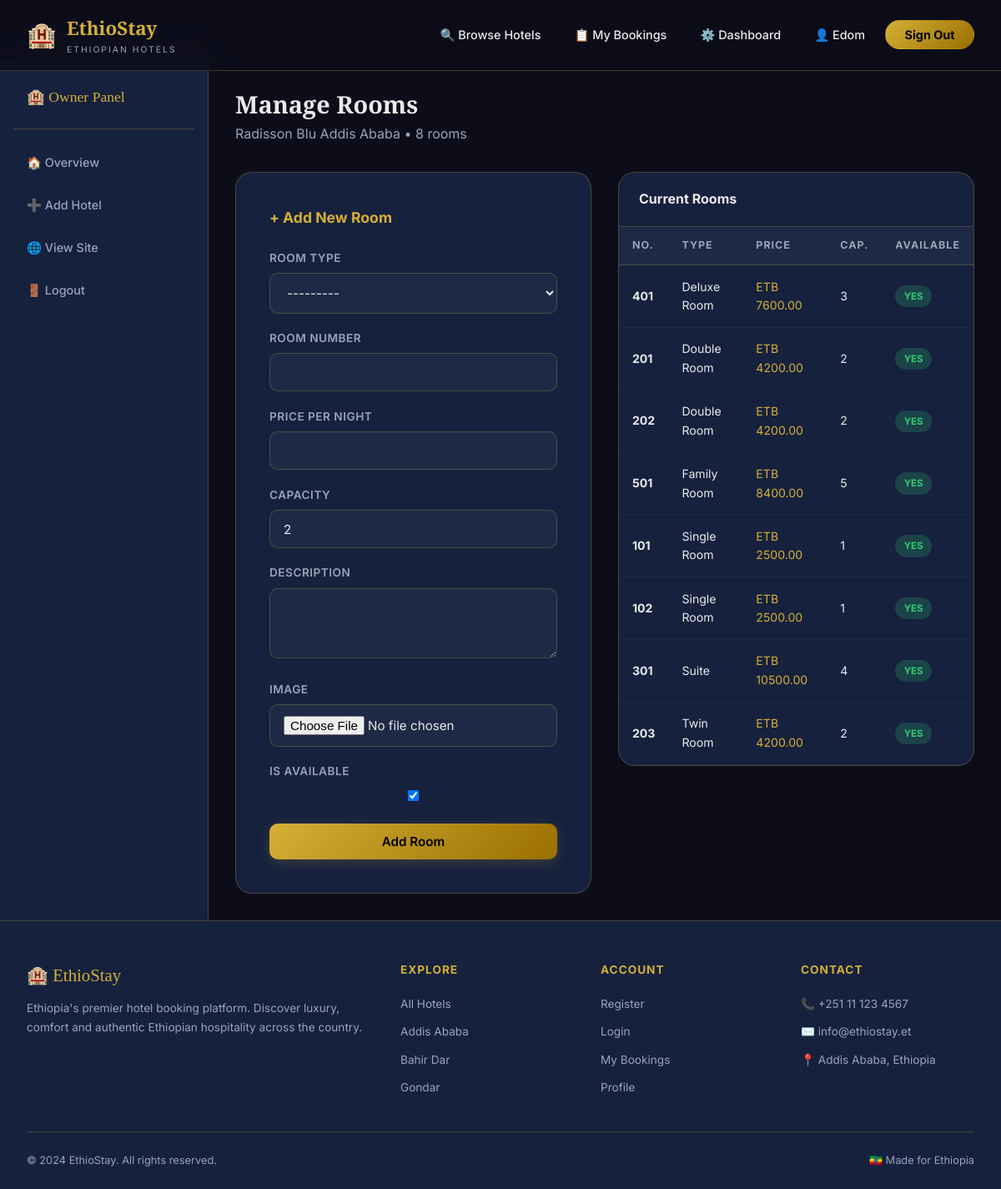
The app's page /dashboard/owner/rooms/2/ (signed in) with its own data.
### hotels/models.py (models this page shows, shortened)
class Hotel(models.Model):
    STAR_CHOICES = [(i, f'{i} Star') for i in range(1, 6)]
    name = models.CharField(max_length=200)
    city = models.ForeignKey(City, on_delete=models.CASCADE, related_name='hotels')
    address = models.CharField(max_length=300)
    description = models.TextField()
    star_rating = models.IntegerField(choices=STAR_CHOICES, default=3)
    price_per_night = models.DecimalField(max_digits=10, decimal_places=2)
    thumbnail = models.ImageField(upload_to='hotels/', blank=True, null=True)
    owner = models.ForeignKey(User, on_delete=models.CASCADE, related_name='owned_hotels')
    amenities = models.TextField(blank=True, help_text='Comma-separated amenities')
    phone = models.CharField(max_length=20, blank=True)
    email = models.EmailField(blank=True)
    is_active = models.BooleanField(default=True)
    created_at = models.DateTimeField(auto_now_add=True)
    updated_at = models.DateTimeField(auto_now=True)
    class Meta:
        ordering = ['-created_at']

class Room(models.Model):
    ROOM_TYPE_CHOICES = [
        ('single', 'Single Room'),
        ('double', 'Double Room'),
        ('twin', 'Twin Room'),
        ('suite', 'Suite'),
        ('deluxe', 'Deluxe Room'),
        ('family', 'Family Room'),
    ]
    hotel = models.ForeignKey(Hotel, on_delete=models.CASCADE, related_name='rooms')
    room_type = models.CharField(max_length=20, choices=ROOM_TYPE_CHOICES)
    room_number = models.CharField(max_length=10)
    price_per_night = models.DecimalField(max_digits=10, decimal_places=2)
    capacity = models.IntegerField(default=2, validators=[MinValueValidator(1), MaxValueValidator(10)])
    description = models.TextField(blank=True)
    is_available = models.BooleanField(default=True)
    image = models.ImageField(upload_to='rooms/', blank=True, null=True)
    class Meta:
        unique_together = ['hotel', 'room_number']
        ordering = ['room_type', 'price_per_night']

### dashboard/views.py (the view)
    def wrapper(request, *args, **kwargs):
        if not request.user.is_authenticated:
            return redirect('login')
        try:
            profile = request.user.profile
            if profile.role not in ['hotel_owner', 'admin'] and not request.user.is_staff:
                messages.error(request, 'Access denied. Owner or Admin privileges required.')
                return redirect('home')
        except:
            messages.error(request, 'Profile not found.')
            return redirect('home')
        return view_func(request, *args, **kwargs)

### hotels/forms.py
class RoomForm(forms.ModelForm):
    class Meta:
        model = Room
        fields = ['room_type', 'room_number', 'price_per_night', 'capacity', 'description', 'image', 'is_available']
        widgets = {
            'description': forms.Textarea(attrs={'rows': 3}),
        }

### dashboard/views.py (called while the page is built)
def owner_or_admin_required(view_func):
    def wrapper(request, *args, **kwargs):
        if not request.user.is_authenticated:
            return redirect('login')
        try:
            profile = request.user.profile
            if profile.role not in ['hotel_owner', 'admin'] and not request.user.is_staff:
                messages.error(request, 'Access denied. Owner or Admin privileges required.')
                return redirect('home')
        except:
            messages.error(request, 'Profile not found.')
            return redirect('home')
        return view_func(request, *args, **kwargs)
    wrapper.__name__ = view_func.__name__
    return wrapper

@owner_or_admin_required
def manage_rooms(request, hotel_id):
    hotel = get_object_or_404(Hotel, pk=hotel_id)
    if not request.user.is_staff and hotel.owner != request.user:
        messages.error(request, 'You can only manage your own hotel rooms.')
        return redirect('owner_dashboard')
    rooms = hotel.rooms.all()
    if request.method == 'POST':
        form = RoomForm(request.POST, request.FILES)
        if form.is_valid():
            room = form.save(commit=False)
            room.hotel = hotel
            room.save()
            messages.success(request, f'Room {room.room_number} added successfully!')
            return redirect('manage_rooms', hotel_id=hotel_id)
    else:
        form = RoomForm()
    return render(request, 'dashboard/manage_rooms.html', {'hotel': hotel, 'rooms': rooms, 'form': form})

### templates/dashboard/manage_rooms.html (shortened to what this page needs)
{% extends 'base.html' %}
{% block content %}
<div class="dash-layout">
  <div class="dash-sidebar">
    <div class="dash-logo">🏨 Owner Panel</div>
    <nav class="dash-nav">
      <a href="{% url 'owner_dashboard' %}">🏠 Overview</a>
      <a href="{% url 'add_hotel' %}">➕ Add Hotel</a>
      <a href="{% url 'home' %}">🌐 View Site</a>
      <a href="{% url 'logout' %}">🚪 Logout</a>
    </nav>
  </div>
  <div class="dash-main">
    <div style="margin-bottom:2rem;">
      <h1 style="font-family:'Playfair Display',serif;font-size:1.8rem;">Manage Rooms</h1>
      <p style="color:var(--text-muted);">{{ hotel.name }} &bull; {{ rooms.count }} room{{ rooms.count|pluralize }}</p>
    </div>
    <div style="display:grid;grid-template-columns:1fr 1fr;gap:2rem;align-items:start;">
      <div class="form-card" style="max-width:100%;">
        <h2 style="font-size:1.1rem;font-weight:700;margin-bottom:1.5rem;color:var(--gold);">+ Add New Room</h2>
        <form method="post" enctype="multipart/form-data">
          {% for field in form %}
          <div class="form-group">
            <label>{{ field.label }}</label>
            {{ field }}
          </div>
          {% endfor %}
          <button type="submit" class="btn btn-primary btn-block">Add Room</button>
        </form>
      </div>
      <div>
        <div class="table-card">
          <div class="table-card-header"><h3>Current Rooms</h3></div>
          <table class="data-table">
            <thead><tr><th>No.</th><th>Type</th><th>Price</th><th>Cap.</th><th>Available</th></tr></thead>
            <tbody>
              {% for room in rooms %}
              <tr>
                <td><strong>{{ room.room_number }}</strong></td>
                <td>{{ room.get_room_type_display }}</td>
                <td style="color:var(--gold);">ETB {{ room.price_per_night }}</td>
                <td>{{ room.capacity }}</td>
                <td>{% if room.is_available %}<span class="badge badge-confirmed">Yes</span>{% else %}<span class="badge badge-cancelled">No</span>{% endif %}</td>
              </tr>
              {% empty %}
              <tr><td colspan="5" style="text-align:center;color:var(--text-muted);padding:2rem;">No rooms added yet.</td></tr>
              {% endfor %}
            </tbody>
          </table>
        </div>
      </div>
    </div>
  </div>
</div>
{% endblock %}

### templates/base.html (shortened to what this page needs)
<!DOCTYPE html>
<html lang="en">
<head>
  {% load static %}
  <link rel="stylesheet" href="{% static 'css/style.css' %}">
</head>
<body>
<nav class="navbar" id="navbar">
  <a href="{% url 'home' %}" class="navbar-brand">
    <span class="logo-icon">🏨</span>
    <div>
      <span class="logo-text">EthioStay</span>
      <span class="logo-sub">Ethiopian Hotels</span>
    </div>
  </a>
  <ul class="navbar-nav">
    <li><a href="{% url 'hotel_list' %}">🔍 Browse Hotels</a></li>
    {% if user.is_authenticated %}
      <li><a href="{% url 'my_bookings' %}">📋 My Bookings</a></li>
      {% if user.is_staff or user.profile.role in 'hotel_owner admin' %}
        <li><a href="{% url 'dashboard' %}">⚙️ Dashboard</a></li>
      {% endif %}
      <li><a href="{% url 'profile' %}">👤 {{ user.first_name|default:user.username }}</a></li>
      <li><a href="{% url 'logout' %}" class="btn-gold">Sign Out</a></li>
    {% else %}
      <li><a href="{% url 'login' %}">Sign In</a></li>
      <li><a href="{% url 'register' %}" class="btn-gold">Get Started</a></li>
    {% endif %}
  </ul>
</nav>
{% block content %}{% endblock %}
<footer>
  <div class="footer-grid">
    <div class="footer-brand">
      <div class="logo-text">🏨 EthioStay</div>
      <p>Ethiopia's premier hotel booking platform. Discover luxury, comfort and authentic Ethiopian hospitality across the country.</p>
    </div>
    <div class="footer-col">
      <h4>Explore</h4>
      <ul>
        <li><a href="{% url 'hotel_list' %}">All Hotels</a></li>
        <li><a href="{% url 'hotel_list' %}?city=1">Addis Ababa</a></li>
        <li><a href="{% url 'hotel_list' %}?city=2">Bahir Dar</a></li>
        <li><a href="{% url 'hotel_list' %}?city=3">Gondar</a></li>
      </ul>
    </div>
    <div class="footer-col">
      <h4>Account</h4>
      <ul>
        <li><a href="{% url 'register' %}">Register</a></li>
        <li><a href="{% url 'login' %}">Login</a></li>
        {% if user.is_authenticated %}
        <li><a href="{% url 'my_bookings' %}">My Bookings</a></li>
        <li><a href="{% url 'profile' %}">Profile</a></li>
        {% endif %}
      </ul>
    </div>
    <div class="footer-col">
      <h4>Contact</h4>
      <ul>
        <li><a href="#">📞 +251 11 123 4567</a></li>
        <li><a href="#">✉️ info@ethiostay.et</a></li>
        <li><a href="#">📍 Addis Ababa, Ethiopia</a></li>
      </ul>
    </div>
  </div>
  <div class="footer-bottom">
    <span>© 2024 EthioStay. All rights reserved.</span>
    <span>🇪🇹 Made for Ethiopia</span>
  </div>
</footer>
</body>
</html>

### records on screen
Hotel: name "Radisson Blu Addis Ababa", count "8"
Room: room_number "401", room_type "Deluxe Room", price_per_night "7600.00", capacity "3", is_available "YES"
Room: room_number "201", room_type "Double Room", price_per_night "4200.00", capacity "2", is_available "YES"
Room: room_number "202", room_type "Double Room", price_per_night "4200.00", capacity "2", is_available "YES"
Room: room_number "501", room_type "Family Room", price_per_night "8400.00", capacity "5", is_available "YES"
Room: room_number "101", room_type "Single Room", price_per_night "2500.00", capacity "1", is_available "YES"
Room: room_number "102", room_type "Single Room", price_per_night "2500.00", capacity "1", is_available "YES"
Room: room_number "301", room_type "Suite", price_per_night "10500.00", capacity "4", is_available "YES"
Room: room_number "203", room_type "Twin Room", price_per_night "4200.00", capacity "2", is_available "YES"

### other values on screen
{{ user.first_name|default:user.username }} "Edom"
{{ field.label }} "ROOM TYPE" "ROOM NUMBER" "PRICE PER NIGHT" "CAPACITY" "DESCRIPTION" "IMAGE" "IS AVAILABLE"
